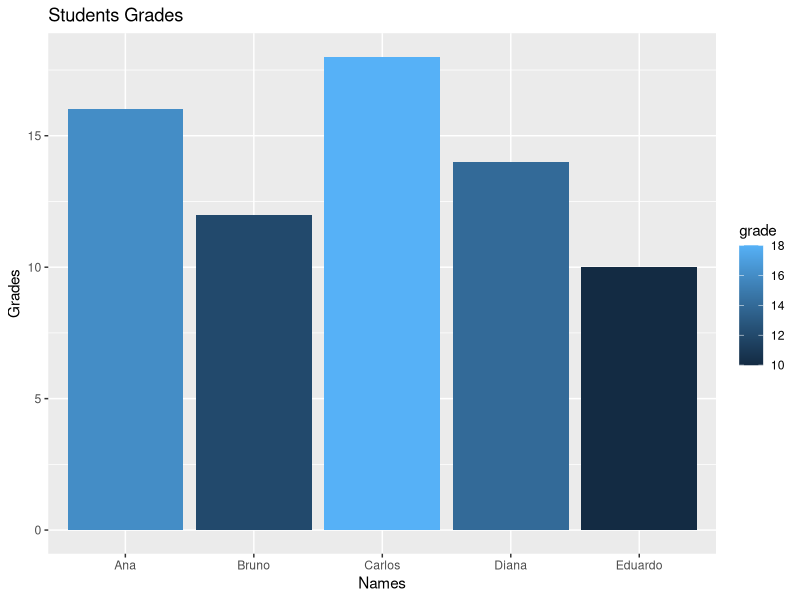

This chart was generated by the following R code:
library(tidyverse)

students <- data.frame(
    name = c("Ana", "Bruno", "Carlos", "Diana", "Eduardo"),
    grade = c(16, 12, 18, 14, 10)
)

students_grades <- ggplot( 
                    students,
                    aes(x = name, y = grade, fill = grade)
                ) +
                geom_col() +
                labs(
                    x = "Names",
                    y = "Grades",
                    title = "Students Grades"
                )

ggsave(
    "../week5/students_grades.png",
    students_grades
)
